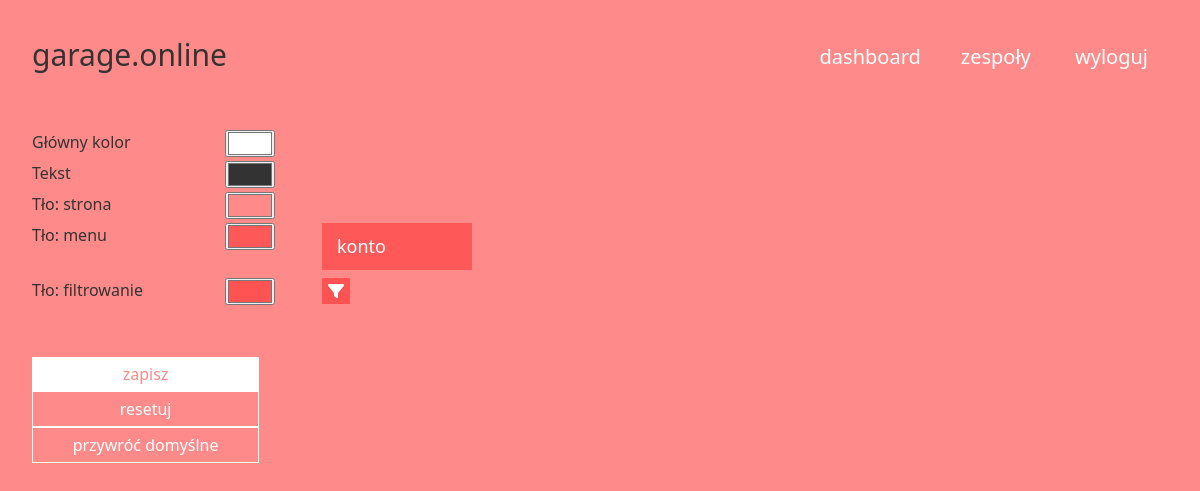
Page /settings/style (signed in) on the committed database.
### garage_online/models.py (models this page shows)
class GlobalColorSet(models.Model):
    user = models.OneToOneField(User, on_delete=models.CASCADE)
    primary_color = models.CharField(max_length=7, null=False, blank=False, default='#fcba03')
    text_color = models.CharField(max_length=7, null=False, blank=False, default='#ffffff')
    background_color = models.CharField(max_length=7, null=False, blank=False, default='#000000')
    background_medium_color = models.CharField(max_length=7, null=False, blank=False, default='#202020')
    background_light_color = models.CharField(max_length=7, null=False, blank=False, default='#505050')

### garage_online/views.py (the view, shortened to what this page needs)
# urls.py: path('settings/style', views.global_color_set, name='global_color_set'),
@login_required
def global_color_set(request):
    colors_set = GlobalColorSet.objects.filter(user=request.user)
    if request.method == 'GET':
        return render(request, 'garage_online/global_color_set.html', {'colors_set': colors_set})

### garage_online/templatetags/poll_extras.py (called while the page is built)
@register.inclusion_tag('global_colors.html', takes_context=True)
def get_global_colors(context):
    if context.request.user.is_authenticated:
        global_colors = GlobalColorSet.objects.filter(user=context.request.user)
        if global_colors:
            pass
        else:
            global_colors = get_default_colors()
    else:
        global_colors = get_default_colors()
    return {'global_colors': global_colors}

### garage_online/templates/garage_online/global_color_set.html (shortened to what this page needs)
{% extends 'base.html' %}
{% load bootstrap %}
{% load static %}
{% block body %}
<form method="post">
    <div class="row">
        <div class="col-2">
            Główny kolor
        </div>
        <div class="col-1">
            <input type="color" id="primary_color_picker" name="primary_color_picker" value={{colors_set.0.primary_color}} >
        </div>
    </div>
    <div class="row">
        <div class="col-2">
            Tekst
        </div>
        <div class="col-1">
            <input type="color" id="text_color_picker" name="text_color_picker" value={{colors_set.0.text_color}}>
        </div>
    </div>
    <div class="row">
        <div class="col-2">
            Tło: strona
        </div>
        <div class="col-1">
            <input type="color" id="background_color_picker" name="background_color_picker" value={{colors_set.0.background_color}} >
        </div>
    </div>
    <div class="row">
        <div class="col-2">
            Tło: menu
        </div>
        <div class="col-1">
            <input type="color" id="background_medium_color_picker" name="background_medium_color_picker" value={{colors_set.0.background_medium_color}} >
        </div>
        <div class="col">
            <div class="dropdown-content" style="display: inline-block; width: 150px; pointer-events: none;">
                <a href="{% url 'global_color_set' %}" >konto</a><br>
            </div>
        </div>
    </div>
    <br>
    <div class="row">
        <div class="col-2">
            Tło: filtrowanie
        </div>
        <div class="col-1">
            <input type="color" id="background_light_color_picker" name="background_light_color_picker" value={{colors_set.0.background_light_color}} >
        </div>
        <div class="col">
            <button id="btn-filter" data-bs-toggle="offcanvas" data-bs-target="#filterOffcanvas" aria-controls="filterOffcanvas" onclick="copySearchInput()" style="display: inline-block; pointer-events: none;">
                <i class="fa-solid fa-filter"></i>
            </button>
        </div>
    </div>
    <br><br>
    <button type="submit" class="btn-standard" name="save-colors">zapisz</button><br>
    <button type="submit" class="btn-standard-invert" name="reset-colors">resetuj</button><br>
    <button type="submit" class="btn-standard-invert" name="default-colors">przywróć domyślne</button>
</form>
{% endblock %}

### garage_online/static/garage_online.css (style rules this page uses)
:root { --primary-width: 300px; --medium-width: 450px; --large-width: 760px; --button-height-shift: 36px; }
body { padding: 2rem; background-color: var(--background-color); color: var(--text-color); margin-bottom: 75px; }
a { color: var(--primary-color); text-decoration: none; }
.dropdown-content { display: none; position: absolute; padding-top: 10px; padding-bottom: 10px; background-color: var(--background-medium-color); z-index: 1; }
.dropdown-content a { font-size: 18px; padding-left: 15px; padding-right: 15px; white-space: nowrap; }
#btn-filter { color: var(--primary-color); background-color: var(--background-light-color); border: none; display: none; }
.btn-standard { width: 20%; background-color: var(--primary-color); color: var(--background-color); border: none; padding: 5px 28px; font-size: 16px; }
.btn-standard-invert { width: 20%; background-color: var(--background-color); color: var(--primary-color); border: 1px solid var(--primary-color); padding: 5px 28px; font-size: 16px; }

### rows in the picture
GlobalColorSet: primary_color_picker "#ffffff", text_color_picker "#333333", background_color_picker "#ff8a8a", background_medium_color_picker "#fe5858", background_light_color_picker "#ff5252"
